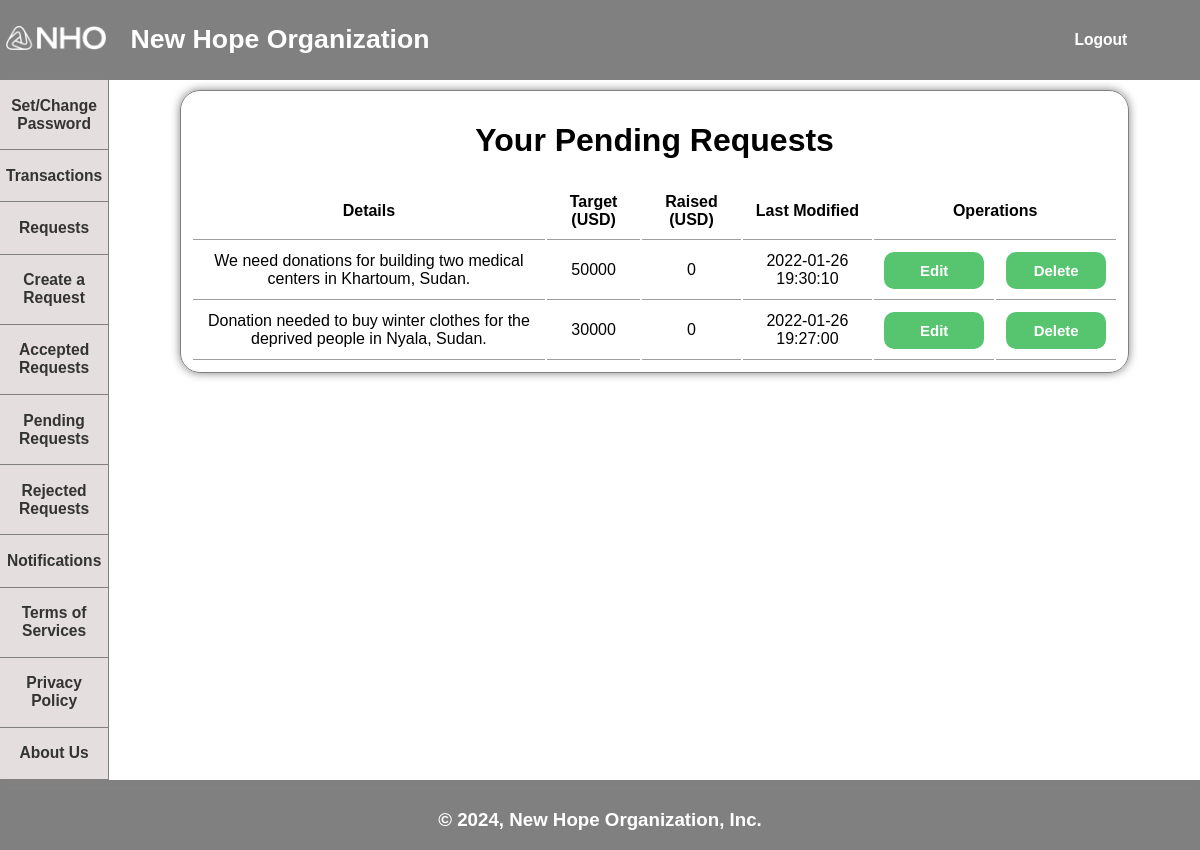
The page /ngo/pending-requests.ngo.php (signed in) on the database its author committed.
### tables this page shows
CREATE TABLE `requests` (
  `id` int(11) NOT NULL,
  `details` text NOT NULL,
  `target` float NOT NULL,
  `raised` float NOT NULL,
  `stype` int(11) NOT NULL,
  `status` varchar(20) NOT NULL,
  `time` datetime NOT NULL,
  `ngo` varchar(20) NOT NULL,
  `reason` text NOT NULL,
  `admin` varchar(20) NOT NULL,
  `notify` datetime NOT NULL
);

### ngo/pending-requests.ngo.php (the view, shortened to what this page needs)
<?php
include_once '../config/connection.config.php';
?>
<!DOCTYPE html>
<html lang="en">
<head>
    <link rel="stylesheet" href="../styles/style.css" />
</head>
<body>
    <div class="main">
        <div class="header">
            <a href="../index.php">
                <button class="title">
                    <div class="logo-div">
                        <img class="logo" src="../images/logo.png" alt="NHO" />
                    </div>
                    <div class="heading-div">
                        <h1 class="heading">New Hope Organization</h1>
                    </div>
                </button>
            </a>
        </div>
        <div class="log">
            <?php
        if (!isset($_SESSION['userId']) || $_SESSION['userId']==NULL) { ?>
            <a href="../login.php">
                <button class="logbtn">
                    <h3>Login</h3>
                </button>
            </a>
            <a href="../signup.php">
                <button class="logbtn">
                    <h3>Sign Up</h3>
                </button>
            </a>
            <?php } else { ?>
            <a href="../include/logout.include.php">
                <button class="logbtn">
                    <h3>Logout</h3>
                </button>
            </a>
            <?php }
        ?>
        </div>
        <div class="navigation">
            <?php
            if (isset($_SESSION['userId']) && $_SESSION['userId']!=NULL) { ?>
            <a href="../password.php"><button class="navbtn">
                    <h3>Set/Change Password</h3>
                </button></a>
            <a href="../transactions.php"><button class="navbtn">
                    <h3>Transactions</h3>
                </button></a>
            <a href="../requests.php"><button class="navbtn">
                    <h3>Requests</h3>
                </button></a>
            <?php }
            if (isset($_SESSION['userType']) && $_SESSION['userType']==1) { ?>
            <a href="../admin/pending-requests.admin.php"><button class="navbtn">
                    <h3>Pending Requests</h3>
                </button></a>
            <a href="../admin/add-admin.admin.php"><button class="navbtn">
                    <h3>Add New Admin</h3>
                </button></a>
            <?php } elseif (isset($_SESSION['userType']) && $_SESSION['userType']==2) { ?>
            <a href="create-request.ngo.php"><button class="navbtn">
                    <h3>Create a Request</h3>
                </button></a>
            <a href="accepted-requests.ngo.php"><button class="navbtn">
                    <h3>Accepted Requests</h3>
                </button></a>
            <a href="pending-requests.ngo.php"><button class="navbtn">
                    <h3>Pending Requests</h3>
                </button></a>
            <a href="rejected-requests.ngo.php"><button class="navbtn">
                    <h3>Rejected Requests</h3>
                </button></a>
            <a href="notifications.ngo.php"><button class="navbtn">
                    <h3>Notifications</h3>
                </button></a>
            <?php } ?>
            <a href="../tos.php"><button class="navbtn">
                    <h3>Terms of Services</h3>
                </button></a>
            <a href="../privacy-policy.php"><button class="navbtn">
                    <h3>Privacy Policy</h3>
                </button></a>
            <a href="../about-us.php"><button class="navbtn">
                    <h3>About Us</h3>
                </button></a>
        </div>
        <div class="content">
            <div class="card">
                <?php
                if (isset($_SESSION['userPass']) && $_SESSION['userPass']=='none' && $_SESSION['userType']==1) { ?>
                <h2 class="warning">You did not set any proper password yet. Your account is vulnerable!</h2>
                <a href="../password.php"><button class="pagebtn">Set Password</button></a>
                <?php } elseif (isset($_SESSION['userApproval']) && $_SESSION['userType']==2 && $_SESSION['userApproval']==0) { ?>
                <h2 class="warning">Before you can access all of the features,<br>You have to submit your organization
                    documents first for our moderation.</h2>
                <a href="add-documents.ngo.php"><button class="pagebtn">Add Documents</button></a>
                <?php } elseif (isset($_SESSION['userApproval']) && $_SESSION['userType']==2 && $_SESSION['userApproval']==1) { ?>
                <h2 class="warning">Your organization documents are received.<br>Please wait until the moderation
                    completes.</h2>
                <?php } else { ?>
                <?php
                    $ngo = $_SESSION['userName'];
                    $select = mysqli_query($conn, "SELECT * FROM requests WHERE ngo='$ngo' AND stype='0' ORDER BY time DESC");
                    if (!mysqli_num_rows($select)) { ?>
                <h2>You do not have any pending request</h2>
                <?php } else { ?>
                <h1>Your Pending Requests</h1>
                <table class="list">
                    <tr>
                        <th>Details</th>
                        <th>Target (USD)</th>
                        <th>Raised (USD)</th>
                        <th>Last Modified</th>
                        <th colspan="2">Operations</th>
                    </tr>
                    <?php    while ($result = mysqli_fetch_assoc($select)) { ?>
                    <tr>
                        <td><?php echo $result['details']; ?></td>
                        <td><?php echo $result['target']; ?></td>
                        <td><?php echo $result['raised']; ?></td>
                        <td><?php echo $result['time']; ?></td>
                        <td><a href="edit-request.ngo.php?id=<?php echo $result['id']; ?>"><button
                                    class="pagebtn tblbtn">Edit</button></a></td>
                        <td><a href="../include/delete-request.include.php?id=<?php echo $result['id']; ?>"><button
                                    class="pagebtn tblbtn">Delete</button></a></td>
                    </tr>
                    <?php } ?>
                </table>
                <?php }
                    ?>
                <?php } ?>
            </div>
        </div>
        <div class="footer">
            <h3>&copy; <?php echo date('Y');?>, New Hope Organization, Inc.</h3>
        </div>
    </div>
</body>
</html>

### styles/style.css (style rules this page uses)
html, body { height: 100%; margin: 0; padding: 0; text-align: center; background-color: #808080; font-family: "proxima-soft", "Proxima Soft", "Proxima Nova Soft", Helvetica, Arial, sans-serif; scroll-behavior: smooth; }
.main { display: grid; height: 100%; grid-template-columns: repeat(12, 1fr); grid-template-rows: 80px auto 80px; }
.header { grid-column: 1 / -3; box-shadow: 1px 1px 5px #808080; background-color: #808080; align-self: center; text-align: left; height: 100%; }
.header a { text-decoration: none; }
.log { background-color: #808080; grid-column: span 2; align-self: center; }
.logo-div { height: 100%; width: 100%; padding: 6px; }
.logo { margin: 25px auto; width: 100%; }
.logbtn { background-color: #808080; text-decoration: none; border: 0; color: #ffffff; width: 45%; }
.navigation { box-shadow: 0px 0px 5px #808080; background-color: #c2c2c2; border-right: 1px solid #808080; grid-column: 1 / 2; }
.content { background-color: #ffffff; grid-column: 2 / -1; }
.footer { grid-column: 1 / -1; align-self: center; box-shadow: -1px -1px 5px #808080; color: #ffffff; }
button { cursor: pointer; }
.title { background-color: #808080; text-decoration: none; border: 0; border-bottom: 1px solid #808080; color: #ffffff; display: grid; grid-template-columns: 100px 350px; grid-template-rows: 1fr; align-content: center; height: 100%; padding: 0; transition: all 1s; }
.heading-div { width: 100%; align-self: center; padding: 5px; }
.heading { width: 100%; }
.navbtn { background-color: #e4dede; text-decoration: none; border: 0; color: #333333; width: 100%; border-bottom: 1px solid #808080; }
.card { padding: 10px; border: 1px solid #808080; width: 85%; margin: 10px auto; border-radius: 20px; box-shadow: 0 0 10px #808080; }
table { margin: auto; }
.pagebtn { margin: 0 auto 50px auto; background-color: #57c570; border: 0; padding: 10px; font-weight: bolder; color: #ffffff; border-radius: 10px; font-size: 15px; width: 100px; }
.tblbtn { margin: 0 auto; }
.list tr td, th { border-bottom: 1px solid #9e9e9e; padding: 10px; }
a { text-decoration: none; }

### rows shown on the page
requests: details "We need donations for building two medical centers in Khartoum, Sudan.", target "50000", raised "0", time "2022-01-26 19:30:10"
requests: details "Donation needed to buy winter clothes for the deprived people in Nyala, Sudan.", target "30000", raised "0", time "2022-01-26 19:27:00"
